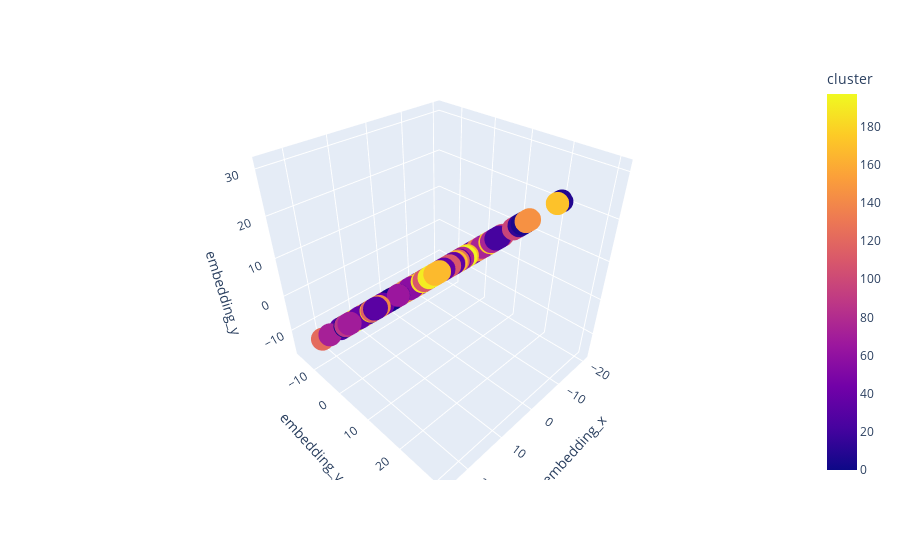

Notebook code for this chart:
### Markdown cell above
## 9.1. Visualization Inspection

### Code cell
fig = px.scatter_3d(X_l, x='embedding_x', y='embedding_y', z='embedding_y', color='cluster')
fig.show()

### Figure 1 — Plotly figure (JSON) as saved in the notebook; plotly's stock layout.template omitted (floating-point values rounded to 4 significant figures; data arrays with more than 128 entries replaced by an {"elided": "..."} marker saying what was removed)
{"data": [{"hovertemplate": "embedding_x=%{x}<br>embedding_y=%{z}<br>cluster=%{marker.color}<extra></extra>", "legendgroup": "", "marker": {"color": {"elided": "5693 int values"}, "coloraxis": "coloraxis", "symbol": "circle"}, "mode": "markers", "name": "", "scene": "scene", "showlegend": false, "type": "scatter3d", "x": {"elided": "5693 float values"}, "y": {"elided": "5693 float values"}, "z": {"elided": "5693 float values"}}], "layout": {"coloraxis": {"colorbar": {"title": {"text": "cluster"}}, "colorscale": [[0, "#0d0887"], [0.1111, "#46039f"], [0.2222, "#7201a8"], [0.3333, "#9c179e"], [0.4444, "#bd3786"], [0.5556, "#d8576b"], [0.6667, "#ed7953"], [0.7778, "#fb9f3a"], [0.8889, "#fdca26"], [1, "#f0f921"]]}, "legend": {"tracegroupgap": 0}, "margin": {"t": 60}, "scene": {"domain": {"x": [0, 1], "y": [0, 1]}, "xaxis": {"title": {"text": "embedding_x"}}, "yaxis": {"title": {"text": "embedding_y"}}, "zaxis": {"title": {"text": "embedding_y"}}}}}
